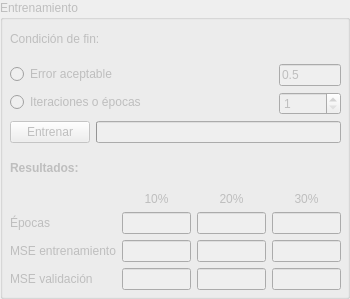
          <widget class="QGroupBox" name="groupBox_entrenamiento">
           <property name="enabled">
            <bool>false</bool>
           </property>
           <property name="title">
            <string>Entrenamiento</string>
           </property>
           <widget class="QWidget" name="verticalLayoutWidget_4">
            <property name="geometry">
             <rect>
              <x>10</x>
              <y>20</y>
              <width>331</width>
              <height>270</height>
             </rect>
            </property>
            <layout class="QVBoxLayout" name="verticalLayout_6">
             <item>
              <widget class="QLabel" name="label_3">
               <property name="text">
                <string>Condición de fin:</string>
               </property>
              </widget>
             </item>
             <item>
              <layout class="QFormLayout" name="formLayout">
               <item row="0" column="0">
                <widget class="QRadioButton" name="radioButton_erroracep">
                 <property name="toolTip">
                  <string>&lt;html&gt;&lt;head/&gt;&lt;body&gt;&lt;p&gt;Con esta opción, el entrenamiento finaliza cuando el error de alguna época es menor o igual al error aceptable ingresado. Si el error (considerando 8 cifras decimales) es el mismo por 20 épocas, la aplicación pregunta si continuar&lt;/p&gt;&lt;/body&gt;&lt;/html&gt;</string>
                 </property>
                 <property name="text">
                  <string>Error aceptable</string>
                 </property>
                </widget>
               </item>
               <item row="0" column="1">
                <widget class="QLineEdit" name="lineEdit_erroracep">
                 <property name="font">
                  <font>
                   <pointsize>9</pointsize>
                  </font>
                 </property>
                 <property name="text">
                  <string>0.5</string>
                 </property>
                </widget>
               </item>
               <item row="1" column="0">
                <widget class="QRadioButton" name="radioButton_iteraciones">
                 <property name="toolTip">
                  <string>&lt;html&gt;&lt;head/&gt;&lt;body&gt;&lt;p&gt;El entrenamiento se realiza por un número fijo de épocas&lt;/p&gt;&lt;/body&gt;&lt;/html&gt;</string>
                 </property>
                 <property name="text">
                  <string>Iteraciones o épocas                                      </string>
                 </property>
                </widget>
               </item>
               <item row="1" column="1">
                <widget class="QSpinBox" name="spinBox_iteraciones">
                 <property name="minimum">
                  <number>1</number>
                 </property>
                 <property name="maximum">
                  <number>10000</number>
                 </property>
                 <property name="singleStep">
                  <number>1</number>
                 </property>
                </widget>
               </item>
              </layout>
             </item>
             <item>
              <layout class="QHBoxLayout" name="horizontalLayout_7">
               <item>
                <widget class="QPushButton" name="pushButton_entrenar">
                 <property name="toolTip">
                  <string>&lt;html&gt;&lt;head/&gt;&lt;body&gt;&lt;p&gt;Entrena la red actual considerando la condición de fin seleccionada, una vez por cada conjunto de validación&lt;/p&gt;&lt;/body&gt;&lt;/html&gt;</string>
                 </property>
                 <property name="text">
                  <string>Entrenar</string>
                 </property>
                </widget>
               </item>
               <item>
                <widget class="QProgressBar" name="progressBar_entrenamiento">
                 <property name="value">
                  <number>0</number>
                 </property>
                 <property name="textVisible">
                  <bool>false</bool>
                 </property>
                </widget>
               </item>
              </layout>
             </item>
             <item>
              <widget class="QLabel" name="label_entrresult">
               <property name="font">
                <font>
                 <weight>75</weight>
                 <bold>true</bold>
                </font>
               </property>
               <property name="text">
                <string>Resultados:</string>
               </property>
              </widget>
             </item>
             <item>
              <layout class="QGridLayout" name="gridLayout_5">
               <item row="3" column="1">
                <widget class="QLineEdit" name="lineEdit_msevalid10">
                 <property name="font">
                  <font>
                   <pointsize>8</pointsize>
                  </font>
                 </property>
                 <property name="readOnly">
                  <bool>true</bool>
                 </property>
                </widget>
               </item>
               <item row="2" column="0">
                <widget class="QLabel" name="label_entrmseentr">
                 <property name="toolTip">
                  <string>&lt;html&gt;&lt;head/&gt;&lt;body&gt;&lt;p&gt;Error de entrenamiento de la última época&lt;/p&gt;&lt;/body&gt;&lt;/html&gt;</string>
                 </property>
                 <property name="text">
                  <string>MSE entrenamiento</string>
                 </property>
                </widget>
               </item>
               <item row="2" column="2">
                <widget class="QLineEdit" name="lineEdit_mseentr20">
                 <property name="font">
                  <font>
                   <pointsize>8</pointsize>
                  </font>
                 </property>
                 <property name="readOnly">
                  <bool>true</bool>
                 </property>
                </widget>
               </item>
               <item row="2" column="3">
                <widget class="QLineEdit" name="lineEdit_mseentr30">
                 <property name="font">
                  <font>
                   <pointsize>8</pointsize>
                  </font>
                 </property>
                 <property name="readOnly">
                  <bool>true</bool>
                 </property>
                </widget>
               </item>
               <item row="3" column="2">
                <widget class="QLineEdit" name="lineEdit_msevalid20">
                 <property name="font">
                  <font>
                   <pointsize>8</pointsize>
                  </font>
                 </property>
                 <property name="readOnly">
                  <bool>true</bool>
                 </property>
                </widget>
               </item>
               <item row="3" column="0">
                <widget class="QLabel" name="label_entrmseval">
                 <property name="toolTip">
                  <string>&lt;html&gt;&lt;head/&gt;&lt;body&gt;&lt;p&gt;Error de validación de la última época&lt;/p&gt;&lt;/body&gt;&lt;/html&gt;</string>
                 </property>
                 <property name="text">
                  <string>MSE validación</string>
                 </property>
                </widget>
               </item>
               <item row="1" column="1">
                <widget class="QLineEdit" name="lineEdit_nroepocas10">
                 <property name="font">
                  <font>
                   <pointsize>8</pointsize>
                  </font>
                 </property>
                 <property name="readOnly">
                  <bool>true</bool>
                 </property>
                </widget>
               </item>
               <item row="1" column="0">
                <widget class="QLabel" name="label_entrepocas">
                 <property name="toolTip">
                  <string>&lt;html&gt;&lt;head/&gt;&lt;body&gt;&lt;p&gt;Épocas que llevó el entrenamiento&lt;/p&gt;&lt;/body&gt;&lt;/html&gt;</string>
                 </property>
                 <property name="text">
                  <string>Épocas</string>
                 </property>
                </widget>
               </item>
               <item row="1" column="2">
                <widget class="QLineEdit" name="lineEdit_nroepocas20">
                 <property name="font">
                  <font>
                   <pointsize>8</pointsize>
                  </font>
                 </property>
                 <property name="readOnly">
                  <bool>true</bool>
                 </property>
                </widget>
               </item>
               <item row="3" column="3">
                <widget class="QLineEdit" name="lineEdit_msevalid30">
                 <property name="font">
                  <font>
                   <pointsize>8</pointsize>
                  </font>
                 </property>
                 <property name="readOnly">
                  <bool>true</bool>
                 </property>
                </widget>
               </item>
               <item row="1" column="3">
                <widget class="QLineEdit" name="lineEdit_nroepocas30">
                 <property name="font">
                  <font>
                   <pointsize>8</pointsize>
                  </font>
                 </property>
                 <property name="readOnly">
                  <bool>true</bool>
                 </property>
                </widget>
               </item>
               <item row="2" column="1">
                <widget class="QLineEdit" name="lineEdit_mseentr10">
                 <property name="font">
                  <font>
                   <pointsize>8</pointsize>
                  </font>
                 </property>
                 <property name="readOnly">
                  <bool>true</bool>
                 </property>
                </widget>
               </item>
               <item row="0" column="1">
                <widget class="QLabel" name="label_entr10">
                 <property name="text">
                  <string>10%</string>
                 </property>
                 <property name="alignment">
                  <set>Qt::AlignCenter</set>
                 </property>
                </widget>
               </item>
               <item row="0" column="2">
                <widget class="QLabel" name="label_entr20">
                 <property name="text">
                  <string>20%</string>
                 </property>
                 <property name="alignment">
                  <set>Qt::AlignCenter</set>
                 </property>
                </widget>
               </item>
               <item row="0" column="3">
                <widget class="QLabel" name="label_entr30">
                 <property name="text">
                  <string>30%</string>
                 </property>
                 <property name="alignment">
                  <set>Qt::AlignCenter</set>
                 </property>
                </widget>
               </item>
              </layout>
             </item>
            </layout>
           </widget>
          </widget>
